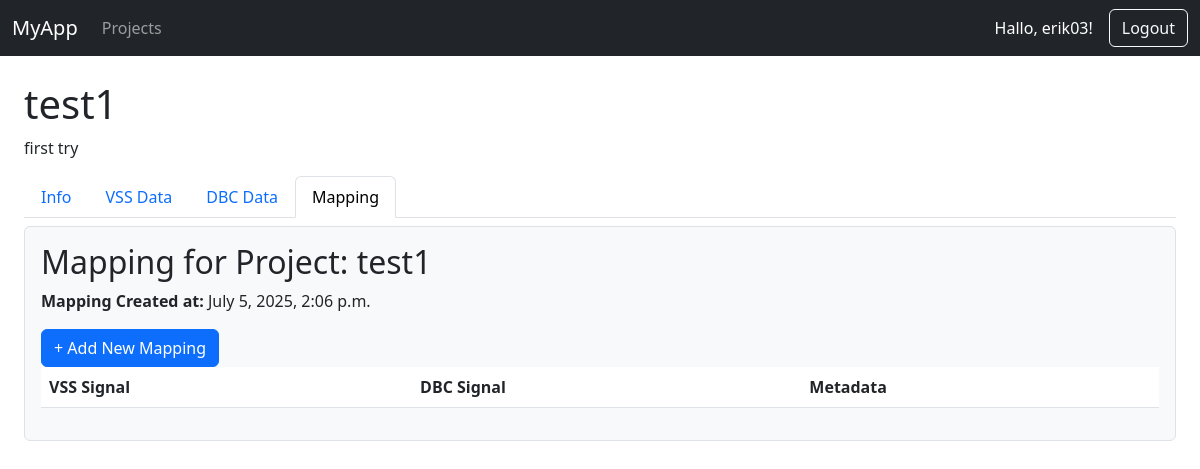
The app's page /erik03/projects/test1/mapping/ (signed in), older data.
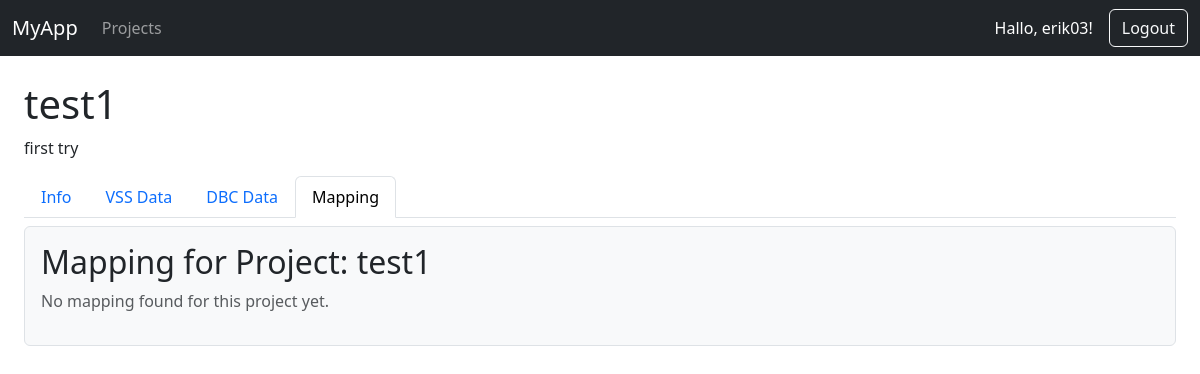
The same page, newer data.
### mapper/models.py (models this page shows, shortened)
class VssDbcMappingData(models.Model):
    id = models.UUIDField(primary_key=True, default=uuid.uuid4, editable=False)
    project = models.ForeignKey(Project, on_delete=models.CASCADE, related_name='vss_dbc_mappings')
    title = models.CharField(max_length=255, blank=True, null=True)
    created_by = models.ForeignKey(User, on_delete=models.CASCADE)
    created_at = models.DateTimeField(auto_now_add=True)
    class Meta:
        verbose_name = "VSS-DBC Mapping Data"
        verbose_name_plural = "VSS-DBC Mapping Data"

### mapper/views.py (the view)
# urls.py: path('', views.vss_dbc_mapping_detail, name='detail'),
@login_required
def vss_dbc_mapping_detail(request, username, title):
    if request.user.username != username:
        return HttpResponseForbidden("Nicht erlaubt!")
    project = get_object_or_404(Project, title=title, owner=request.user)
    vss_dbc_mapping = project.vss_dbc_mappings.order_by('-created_at').first()
    mapping_entries = (
        vss_dbc_mapping.entries
        .select_related('vss_signal', 'dbc_signal', 'dbc_signal__message')
        if vss_dbc_mapping else []
    )
    return render(request, 'mapper/mapper_detail.html', {
        'project': project,
        'username': username,
        'vss_dbc_mapping': vss_dbc_mapping,
        'mapping_entries': mapping_entries,
        'active_tab': 'mapping'
    })

### templates/mapper/mapper_detail.html (shortened to what this page needs)
{% extends "projects/project_base.html" %}
{% block project_content %}
<h2>Mapping for Project: {{ project.title }}</h2>
{% if vss_dbc_mapping %}
  <p><strong>Mapping Created at:</strong> {{ vss_dbc_mapping.created_at }}</p>
  {% if vss_dbc_mapping.entries %}
    <button id="openAddMappingBtn" class="btn btn-primary">
      + Add New Mapping
    </button>
    <table class="table">
      <thead>
        <tr>
          <th>VSS Signal</th>
          <th>DBC Signal</th>
          <th>Metadata</th>
        </tr>
      </thead>
    </table>
  {% else %}
    <button id="openAddMappingBtn" class="btn btn-primary">
      + Add New Mapping
    </button>
  {% endif %}
{% else %}
  <p class="text-muted">No mapping found for this project yet.</p>
{% endif %}
{% endblock %}

Row changes from the older to the newer data that the page shows:
removed VssDbcMappingData: created_at "July 5, 2025, 2:06 p.m."
Text that changed along with them:
text no longer shown: "Mapping Created at: + Add New Mapping VSS Signal DBC Signal Metadata"
text now shown: "No mapping found for this project yet."
